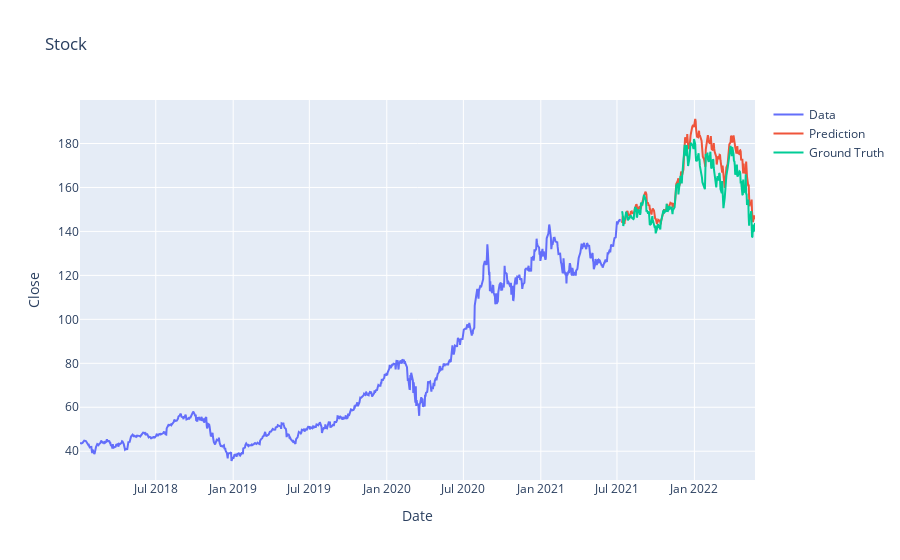

Source (notebook cell):
### Code cell
train = train.reshape((-1))
test = inv_testy.reshape((-1))
prediction = inv_yhat[:,:1]
prediction = prediction.reshape((-1))

trace1 = go.Scatter(
    x=date_train,
    y=train,
    mode='lines',
    name='Data'
)
trace2 = go.Scatter(
    x=date_test,
    y=prediction,
    mode='lines',
    name='Prediction'
)
trace3 = go.Scatter(
    x=date_test,
    y=test,
    mode='lines',
    name='Ground Truth'
)
layout = go.Layout(
    title="Stock",
    xaxis={'title': "Date"},
    yaxis={'title': "Close"}
)

#close_data = close_data.reshape((-1))
fig = go.Figure(data=[trace1, trace2, trace3], layout=layout)
fig.show()

### Figure 1 — Plotly figure (JSON) as saved in the notebook; plotly's stock layout.template omitted (floating-point values rounded to 4 significant figures; data arrays with more than 128 entries replaced by an {"elided": "..."} marker saying what was removed)
{"data": [{"mode": "lines", "name": "Data", "type": "scatter", "x": {"elided": "885 str values"}, "y": {"elided": "885 float values"}}, {"mode": "lines", "name": "Prediction", "type": "scatter", "x": {"elided": "222 str values"}, "y": {"elided": "221 float values"}}, {"mode": "lines", "name": "Ground Truth", "type": "scatter", "x": {"elided": "222 str values"}, "y": {"elided": "221 float values"}}], "layout": {"title": {"text": "Stock"}, "xaxis": {"title": {"text": "Date"}}, "yaxis": {"title": {"text": "Close"}}}}
